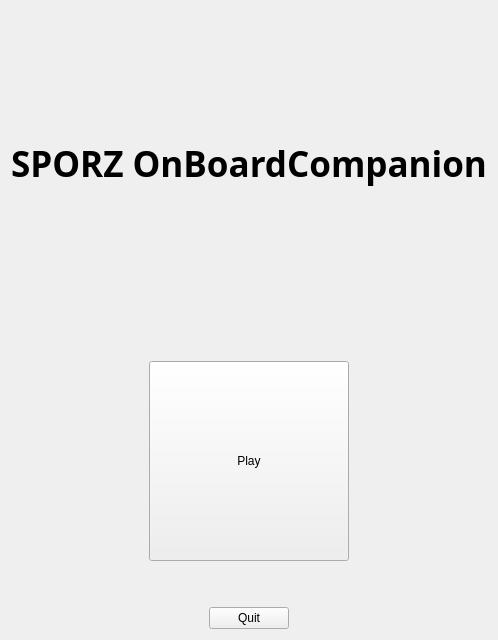
<?xml version="1.0" encoding="UTF-8"?>
<ui version="4.0">
 <class>MainMenu</class>
 <widget class="QWidget" name="MainMenu">
  <property name="geometry">
   <rect>
    <x>0</x>
    <y>0</y>
    <width>480</width>
    <height>640</height>
   </rect>
  </property>
  <property name="sizePolicy">
   <sizepolicy hsizetype="Preferred" vsizetype="Preferred">
    <horstretch>0</horstretch>
    <verstretch>0</verstretch>
   </sizepolicy>
  </property>
  <property name="windowTitle">
   <string>SporzOBC</string>
  </property>
  <property name="autoFillBackground">
   <bool>false</bool>
  </property>
  <property name="styleSheet">
   <string notr="true"/>
  </property>
  <layout class="QGridLayout" name="gridLayout">
   <item row="0" column="0">
    <layout class="QVBoxLayout" name="verticalLayout_2">
     <item>
      <widget class="QLabel" name="label">
       <property name="font">
        <font>
         <family>Yu Gothic UI Semibold</family>
         <pointsize>26</pointsize>
         <weight>75</weight>
         <bold>true</bold>
        </font>
       </property>
       <property name="text">
        <string>SPORZ OnBoardCompanion</string>
       </property>
       <property name="alignment">
        <set>Qt::AlignCenter</set>
       </property>
      </widget>
     </item>
     <item>
      <layout class="QVBoxLayout" name="verticalLayout">
       <item>
        <spacer name="verticalSpacer">
         <property name="orientation">
          <enum>Qt::Vertical</enum>
         </property>
         <property name="sizeType">
          <enum>QSizePolicy::Minimum</enum>
         </property>
         <property name="sizeHint" stdset="0">
          <size>
           <width>20</width>
           <height>40</height>
          </size>
         </property>
        </spacer>
       </item>
       <item alignment="Qt::AlignHCenter">
        <widget class="QPushButton" name="playButton">
         <property name="enabled">
          <bool>true</bool>
         </property>
         <property name="sizePolicy">
          <sizepolicy hsizetype="Fixed" vsizetype="Fixed">
           <horstretch>0</horstretch>
           <verstretch>0</verstretch>
          </sizepolicy>
         </property>
         <property name="minimumSize">
          <size>
           <width>200</width>
           <height>200</height>
          </size>
         </property>
         <property name="styleSheet">
          <string notr="true"/>
         </property>
         <property name="text">
          <string>Play</string>
         </property>
        </widget>
       </item>
       <item>
        <spacer name="verticalSpacer_2">
         <property name="orientation">
          <enum>Qt::Vertical</enum>
         </property>
         <property name="sizeType">
          <enum>QSizePolicy::Minimum</enum>
         </property>
         <property name="sizeHint" stdset="0">
          <size>
           <width>20</width>
           <height>40</height>
          </size>
         </property>
        </spacer>
       </item>
       <item alignment="Qt::AlignHCenter">
        <widget class="QPushButton" name="quitButton">
         <property name="sizePolicy">
          <sizepolicy hsizetype="Fixed" vsizetype="Fixed">
           <horstretch>0</horstretch>
           <verstretch>0</verstretch>
          </sizepolicy>
         </property>
         <property name="text">
          <string>Quit</string>
         </property>
        </widget>
       </item>
      </layout>
     </item>
    </layout>
   </item>
  </layout>
 </widget>
 <resources/>
 <connections/>
</ui>
